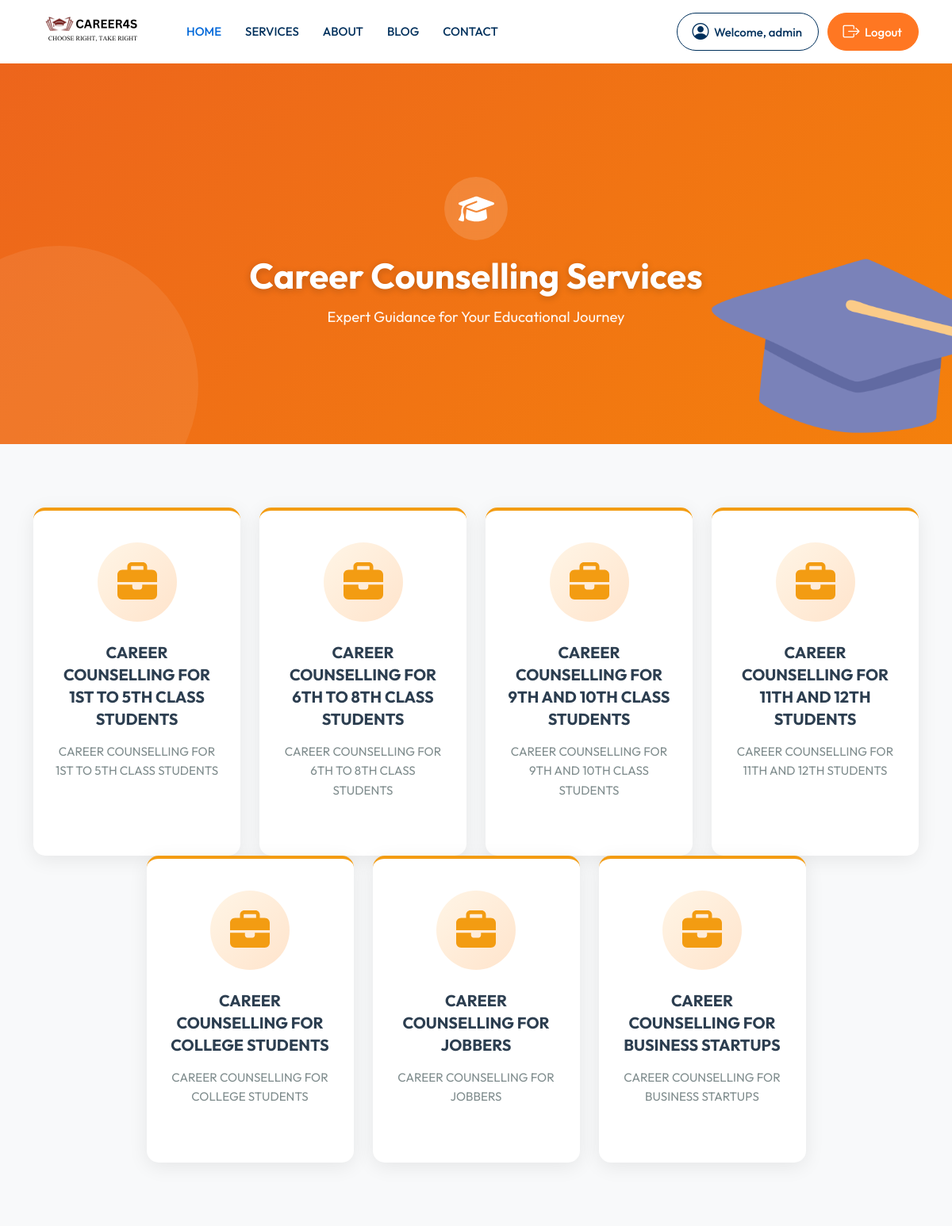
The app's page /career-counselling/ (signed in) with its own data.
### main_app/models.py (models this page shows, shortened)
class CareerCounsellingService(models.Model):
    BORDER_COLOR_CHOICES = [
        ('#f39c12', 'Orange'),
        ('#e74c3c', 'Red'),
        ('#9b59b6', 'Purple'),
        ('#2ecc71', 'Green'),
        ('#3498db', 'Blue'),
    ]
    title = models.CharField(max_length=150, help_text="Service title")
    description = models.TextField(max_length=200, help_text="Short description")
    svg_icon = models.TextField(blank=True, help_text="Paste SVG code here")
    redirect_link = models.CharField(max_length=500, blank=True, help_text="Redirect URL")
    border_color = models.CharField(max_length=7, default="#f39c12", choices=BORDER_COLOR_CHOICES)
    order = models.IntegerField(default=0, help_text="Display order")
    is_active = models.BooleanField(default=True)
    created_at = models.DateTimeField(auto_now_add=True)
    updated_at = models.DateTimeField(auto_now=True)
    created_by = models.ForeignKey(User, on_delete=models.SET_NULL, null=True, blank=True)
    class Meta:
        ordering = ['order', 'id']
        verbose_name = "Career Counselling Service"
        verbose_name_plural = "Career Counselling Services"

### main_app/views.py (the view)
def career_counselling_view(request):
    services = CareerCounsellingService.objects.filter(is_active=True)
    return render(request, 'career_counselling.html', {'services': services})

### templates/career_counselling.html (shortened to what this page needs)
{% extends 'base.html' %}
{% load static %}
{% block content %}
<section class="services-hero">
    <div class="container">
        <div class="row justify-content-center">
            <div class="col-lg-8 col-md-10 text-center hero-content">
                <div class="hero-icon">
                </div>
                <h1>Career Counselling Services</h1>
                <p>Expert Guidance for Your Educational Journey</p>
            </div>
        </div>
    </div>
</section>
<section class="services-section">
    <div class="container">
        <div class="row justify-content-center">
            {% for service in services %}
            <div class="col-lg-3 col-md-6 col-sm-6">
                <a href="{{ service.redirect_link|default:'#' }}" class="service-card" style="border-top-color: {{ service.border_color }};">
                    <div class="service-icon">
                    </div>
                    <h4>{{ service.title }}</h4>
                    <p>{{ service.description }}</p>
                </a>
            </div>
            {% empty %}
            <div class="col-12 text-center py-5">
                <p class="text-muted">No services available at the moment.</p>
            </div>
            {% endfor %}
        </div>
    </div>
</section>
{% endblock %}

### templates/base.html (shortened to what this page needs)
{% load static %}
<!DOCTYPE html>
<html lang="en">
<head>
	<link href="{% static 'css/styles.css' %}" rel="stylesheet">
	<link href="{% static 'css/colors.css' %}" rel="stylesheet">
</head>
<body class="red-skin">
	<div id="main-wrapper">
		<div class="header header-light head-shadow">
			<div class="container">
				<nav id="navigation" class="navigation navigation-landscape">
					<div class="nav-header">
						<a class="nav-brand" href="{% url 'main_app:home' %}">
							<img src="{% static 'img/Untitled-design.png' %}" class="logo" alt="" />
						</a>
					</div>
					<div class="nav-menus-wrapper">
						<ul class="nav-menu">
							<li class="active"><a href="#">HOME</a>
							</li>
							<li><a href="#">SERVICES</a>
							</li>
							<li><a href="#">ABOUT</a>
							</li>
							<li><a href="#">BLOG</a>
							</li>
							<li><a href="#">CONTACT</a>
						</ul>
						<ul class="nav-menu nav-menu-social align-to-right">
							{% if user.is_authenticated %}
								<li class="become-tutor">
									<a href="#"><i class="bi bi-person-circle"></i>Welcome, {{ user.username }}</a>
								</li>
								<li class="join-btn">
									<a href="{% url 'main_app:admin_logout' %}"><i class="bi bi-box-arrow-right"></i>Logout</a>
								</li>
							{% endif %}
						</ul>
					</div>
				</nav>
			</div>
		</div>
		{% block content %}{% endblock %}
	</div>
</body>
</html>

### records on screen
CareerCounsellingService: title "CAREER COUNSELLING FOR 1ST TO 5TH CLASS STUDENTS", description "CAREER COUNSELLING FOR 1ST TO 5TH CLASS STUDENTS"
CareerCounsellingService: title "CAREER COUNSELLING FOR 6TH TO 8TH CLASS STUDENTS", description "CAREER COUNSELLING FOR 6TH TO 8TH CLASS STUDENTS"
CareerCounsellingService: title "CAREER COUNSELLING FOR 9TH AND 10TH CLASS STUDENTS", description "CAREER COUNSELLING FOR 9TH AND 10TH CLASS STUDENTS"
CareerCounsellingService: title "CAREER COUNSELLING FOR 11TH AND 12TH STUDENTS", description "CAREER COUNSELLING FOR 11TH AND 12TH STUDENTS"
CareerCounsellingService: title "CAREER COUNSELLING FOR COLLEGE STUDENTS", description "CAREER COUNSELLING FOR COLLEGE STUDENTS"
CareerCounsellingService: title "CAREER COUNSELLING FOR JOBBERS", description "CAREER COUNSELLING FOR JOBBERS"
CareerCounsellingService: title "CAREER COUNSELLING FOR BUSINESS STARTUPS", description "CAREER COUNSELLING FOR BUSINESS STARTUPS"

### other values on screen
{{ user.username }} "admin"
